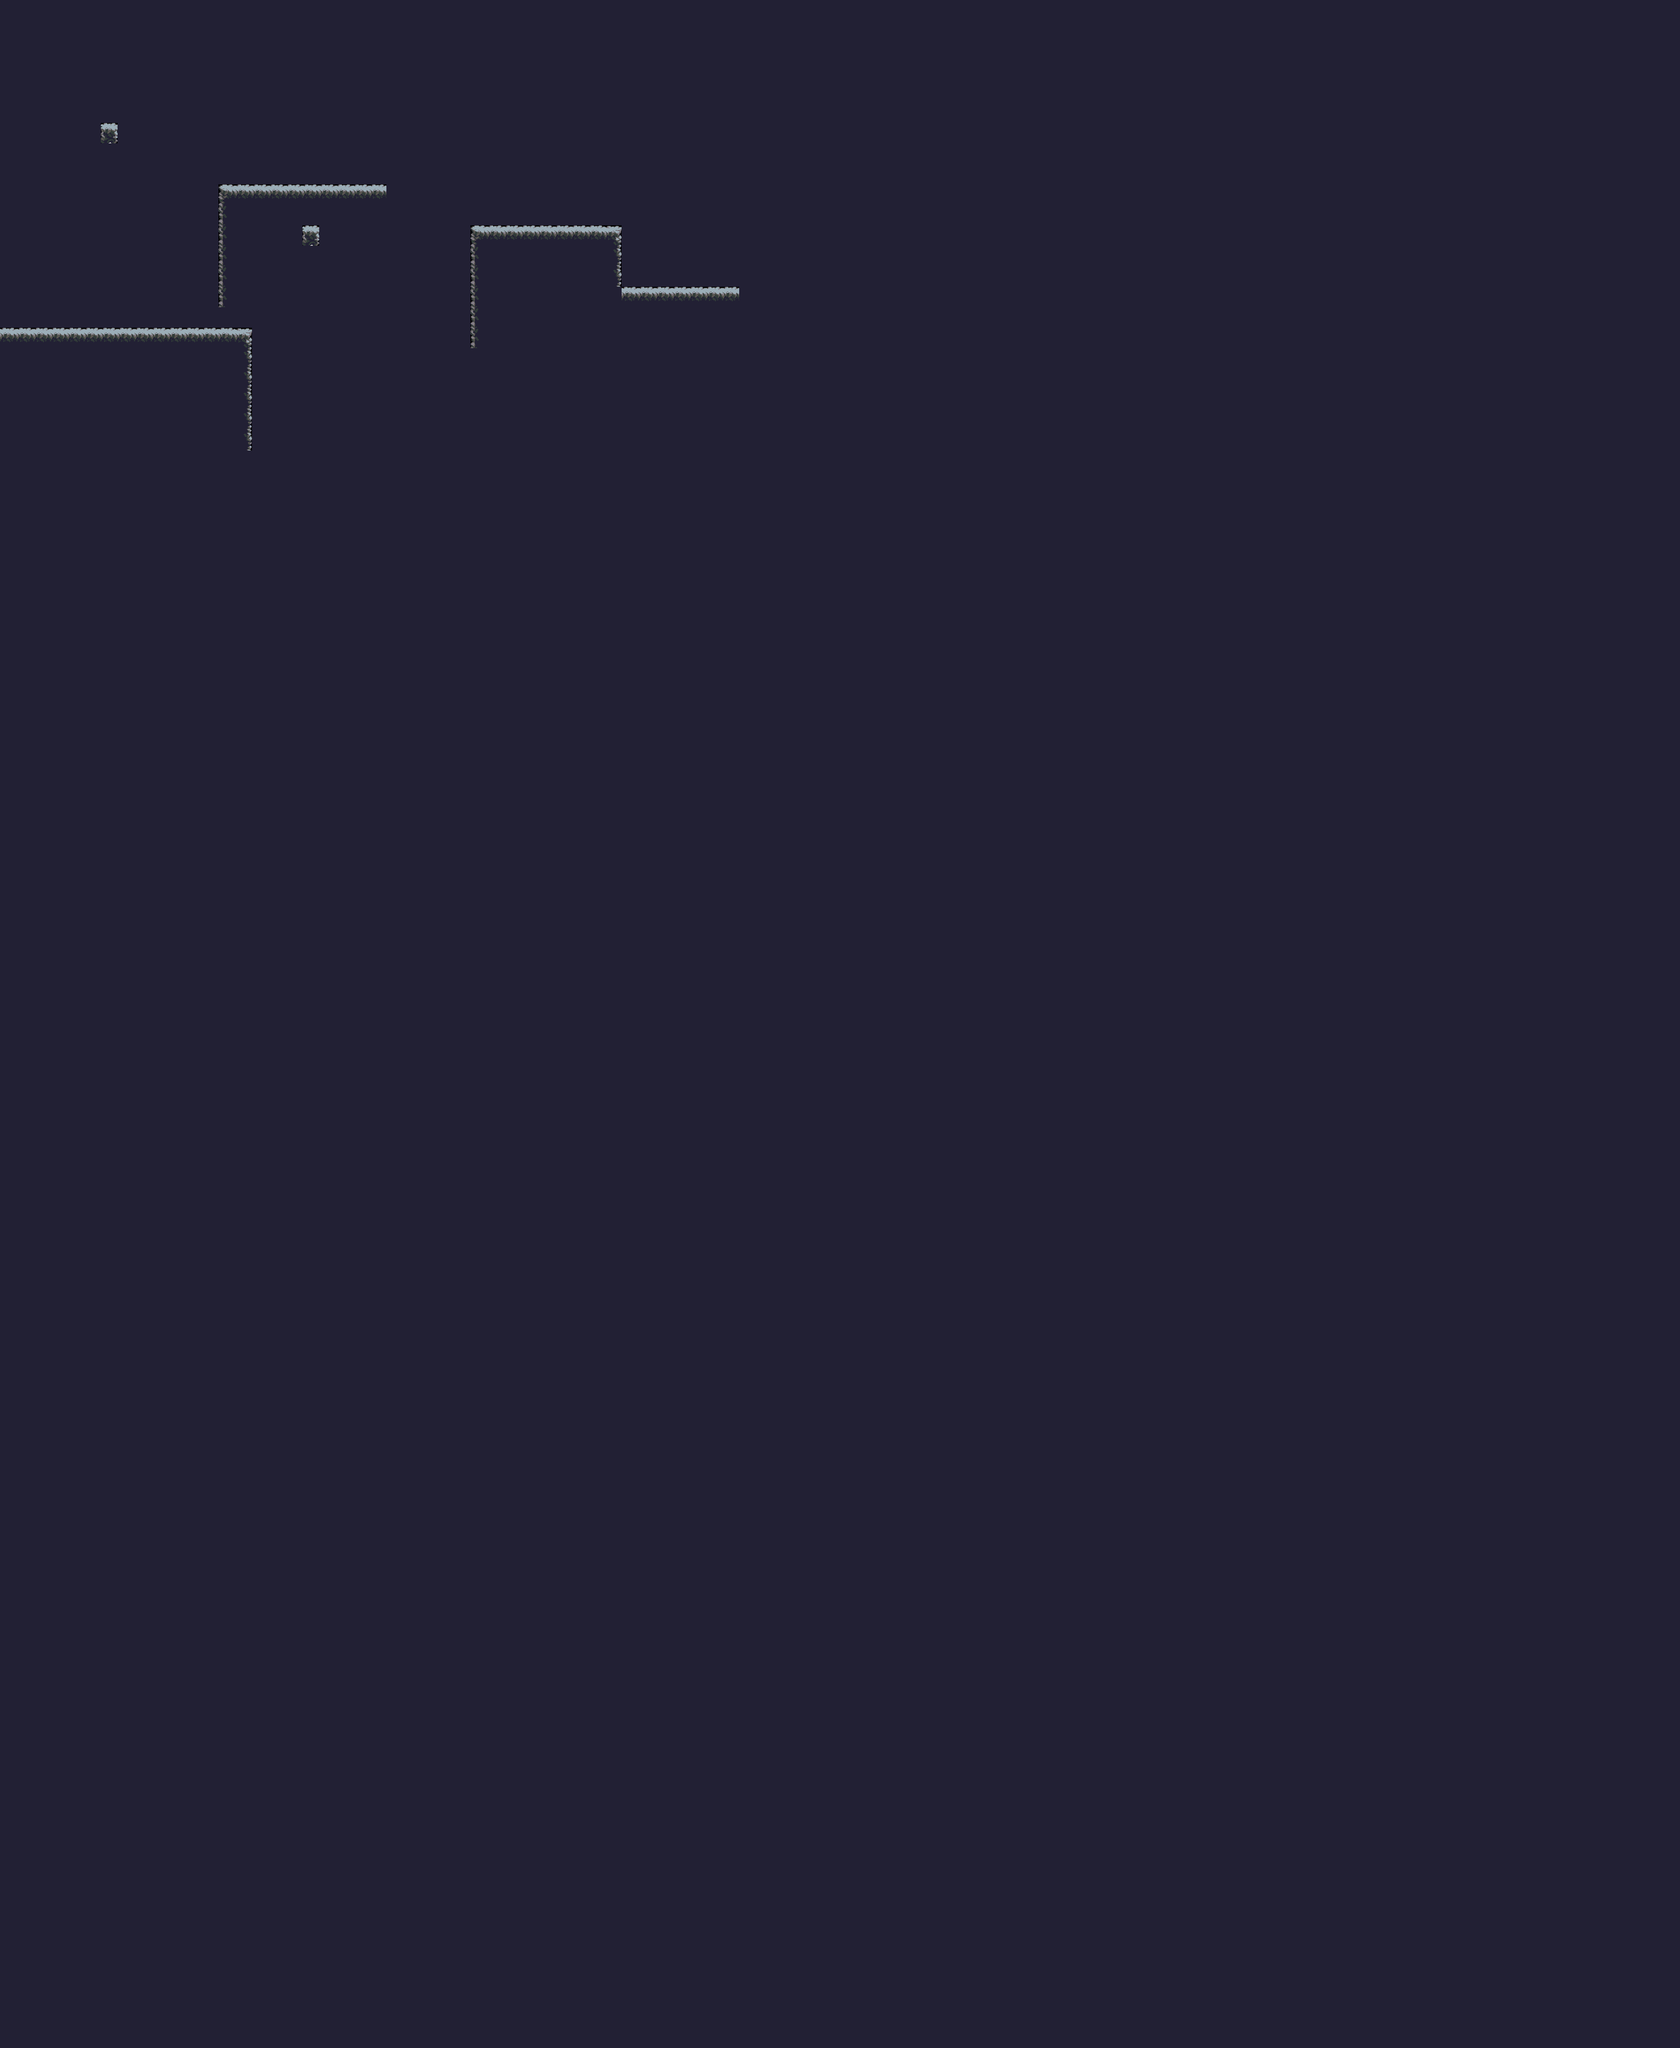

This game map was drawn from its Tiled (.tmx) file and the tilesets committed beside it. A one-line description and the trimmed map source follow:
An orthogonal 100x100 tile map with 32x39 px tiles, 1 tile layer (Tile Layer 1), 3 tilesets.

<map version="1.0" orientation="orthogonal" width="100" height="100" tilewidth="32" tileheight="39">
 <tileset firstgid="1" name="Cave" tilewidth="32" tileheight="39">
  <image source="cave_tiles.png" width="160" height="195" />
 </tileset>
 <tileset firstgid="26" name="Cave" tilewidth="32" tileheight="39">
  <image source="cave_tiles.png" width="160" height="195" />
 </tileset>
 <tileset firstgid="51" name="Cave" tilewidth="32" tileheight="39">
  <image source="cave_tiles.png" width="160" height="195" />
 </tileset>
 <layer name="Tile Layer 1" width="100" height="100">
  <data>[10000 cells, 10000 non-empty, 7 distinct tile ids]</data>
 </layer>
</map>
